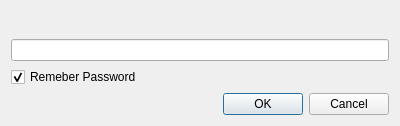
<?xml version="1.0" encoding="UTF-8"?>
<ui version="4.0">
 <class>InputPasswordDialog</class>
 <widget class="QDialog" name="InputPasswordDialog">
  <property name="geometry">
   <rect>
    <x>0</x>
    <y>0</y>
    <width>400</width>
    <height>126</height>
   </rect>
  </property>
  <property name="windowTitle">
   <string>Dialog</string>
  </property>
  <layout class="QVBoxLayout" name="verticalLayout">
   <item>
    <widget class="QLabel" name="comment">
     <property name="text">
      <string/>
     </property>
    </widget>
   </item>
   <item>
    <widget class="QLineEdit" name="passwordLineEdit">
     <property name="echoMode">
      <enum>QLineEdit::Password</enum>
     </property>
    </widget>
   </item>
   <item>
    <widget class="QCheckBox" name="rememberCheckBox">
     <property name="toolTip">
      <string>The password will be stored in the Secure Storage.</string>
     </property>
     <property name="text">
      <string>Remeber Password</string>
     </property>
     <property name="checked">
      <bool>true</bool>
     </property>
    </widget>
   </item>
   <item>
    <widget class="QDialogButtonBox" name="buttonBox">
     <property name="orientation">
      <enum>Qt::Horizontal</enum>
     </property>
     <property name="standardButtons">
      <set>QDialogButtonBox::Cancel|QDialogButtonBox::Ok</set>
     </property>
    </widget>
   </item>
  </layout>
 </widget>
 <resources/>
 <connections>
  <connection>
   <sender>buttonBox</sender>
   <signal>accepted()</signal>
   <receiver>InputPasswordDialog</receiver>
   <slot>accept()</slot>
   <hints>
    <hint type="sourcelabel">
     <x>248</x>
     <y>254</y>
    </hint>
    <hint type="destinationlabel">
     <x>157</x>
     <y>274</y>
    </hint>
   </hints>
  </connection>
  <connection>
   <sender>buttonBox</sender>
   <signal>rejected()</signal>
   <receiver>InputPasswordDialog</receiver>
   <slot>reject()</slot>
   <hints>
    <hint type="sourcelabel">
     <x>316</x>
     <y>260</y>
    </hint>
    <hint type="destinationlabel">
     <x>286</x>
     <y>274</y>
    </hint>
   </hints>
  </connection>
 </connections>
</ui>
